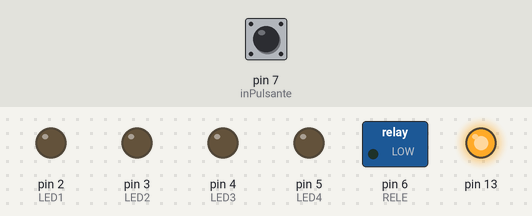
Simulated run of this sketch. Board: Arduino Uno, built with avr-gcc and run on an emulated ATmega328P. On the bench: switched loads named in the sketch (green lamp = pin HIGH), output pins drawn as LEDs (lit = HIGH). Inputs (shaded band) come from the test bench; at power-on: pin 7 (inPulsante) LOW.

Above: at 0.6 s.
At 1.1 s:
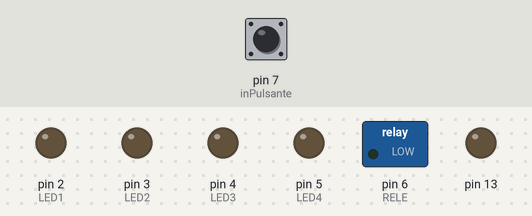
At 24.1 s:
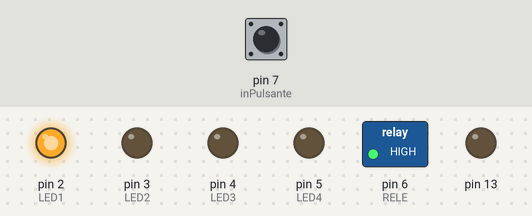
Timing chart, 0 to 25.6 s (numbered marks = the images above):
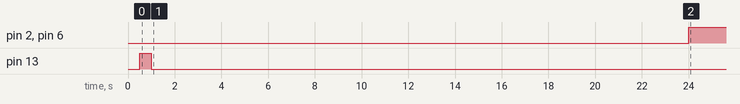

Measured:
- by itself, pin 2 (LED1), pin 6 (RELE): LOW → HIGH at 24.0 s

The sketch:

ad-timer_ventilatore.ino
```cpp
///* -*- Mode: C++; tab-width: 2; indent-tabs-mode: nil;  c-file-style: "k&r"; c-basic-offset: 0; -*-
/////////////////////////////
// timer per ventilatore a pale a soffitto
///////////////////////////

// Attraverso un pulsante e' possibile impostare il tempo
// di accensione di un ventilatore (per due/quattro/sei/otto ore). Il tempo
// impostato e lo stato di avanzamento del tempo
// e' visualizzato da 4 led

//bool DEBUG =true;
const int inPulsante = 7;
const int LED1 = 2;
const int LED2 = 3;
const int LED3 = 4;
const int LED4 = 5;
const int RELE = 6;
bool pStatoPrec = LOW;
unsigned long int contaPremuto = 0;
unsigned long int contaRilasciato = 0;
//
//  0===|=======|============|=====================|====......
//  |   |       |            |                    >|<- pausa tra parole
//  |   |       |           >|<----------------------- linea
//  |   |      >|<------------------------------------ punto
//  |  >|<-------------------------------------------- disturbo
// >|<------------------------------------------------ 0
//
int tempoDisturbo = 2; // quarti di decimi di secondo ("disturbo")
int tempoPunto = 10;   // quarti di decimi di secondo ("punto")
int tempoLinea = 40;   // quarti di decimi di secondo ("linea")
int tempoLungo = 160;  // quarti di decimi di secondo ("pausa tra parole")
int giaPassato;
int stepOraA = 7200;   //secondi in 2 ore
int stepOraB = 14400;  //secondi in 4 ore
int stepOraC = 21600;  //secondi in 6 ore
int stepOraD = 28800;  //secondi in 8 ore
int tempoAspegne=0;
bool conteggioAttivo = false;
int dutyCycle = 0;
unsigned long int Pa;
unsigned long int Pb;
int oreProgrammate;
int segno;
//================================
// setup
//================================
void setup() {
  pinMode(inPulsante,INPUT);
//
  pinMode(LED1,OUTPUT);
  digitalWrite(LED1,LOW);
//
  pinMode(LED2,OUTPUT);
  digitalWrite(LED2,LOW);
//
  pinMode(LED3,OUTPUT);
  digitalWrite(LED3,LOW);
//
  pinMode(LED4,OUTPUT);
  digitalWrite(LED4,LOW);
//
  pinMode(RELE,OUTPUT);
  digitalWrite(RELE,LOW);
// solo per test
// Serial.begin(115200);
//
// LAMPEGGIO DEL PIN 13
// poi lo spengo
//
  pinMode(13,OUTPUT);
  digitalWrite(13,LOW);
  delay(500);
  digitalWrite(13,HIGH);
  delay(500);
  digitalWrite(13,LOW);
}
//================================
// loop
//================================
void loop() {
  unsigned long int Qa;
  unsigned long int Qb;
  int DIFFa;
  int DIFFb;
  int Xa;
  int Xb;
//
  dutyCycle += 1;
  if (dutyCycle > 9){
    dutyCycle = 0;
  }
  if (dutyCycle > 0){
    Qa=millis();
    if (Qa >= Pa){
      DIFFa=Qa-Pa;
      Xa = DIFFa - 25;
      if (Xa >= 0){
        Pa = Qa;
//--------------------------------
// da qui passa ogni 0.025 Sec
// quarto di decimo di secondo
//--------------------------------
        if (digitalRead(inPulsante)){
          chkPremuto();
        } else {
          chkRilasciato();
        }
      }
    } else {
      Pa = Qa - Xa;
    }
  } else {
    Qb=millis();
    if (Qb >= Pb){
      DIFFb=Qb-Pb;
      Xb = DIFFb - 1000;
      if (Xb >= 0){
        Pb = Qb - Xb;
//--------------------------------
// da qui passa ogni secondo
//--------------------------------
        chkTempo();
        setLEDs();
      }
    } else {
      Pb = Qb;
    }
  }
}
void chkTempo(){
//================================
// se il conteggio e attivo
// imposta le ore programmate
// e lo stato del rele
// sulla base del tempoAlloSpegnimento
//================================
  if (conteggioAttivo){
    tempoAspegne -= 1;
    if (tempoAspegne == 0){
      oreProgrammate = 0;
      digitalWrite(RELE,LOW);
//--------------------------------
// spegne il conteggio del
// tempoAlloSpegnimento
//--------------------------------
      conteggioAttivo = false;
    } else {
      if (tempoAspegne > stepOraD){
// non dovrebbe mai verificarsi
        tempoAspegne = stepOraD - 1;
      } else {
        if (tempoAspegne > stepOraC){
          oreProgrammate = 4;
          digitalWrite(RELE,HIGH);
        } else {
          if (tempoAspegne > stepOraB){
            oreProgrammate = 3;
            digitalWrite(RELE,HIGH);
          } else {
            if (tempoAspegne > stepOraA){
              oreProgrammate = 2;
              digitalWrite(RELE,HIGH);
            } else {
              oreProgrammate = 1;
              digitalWrite(RELE,HIGH);
            }
          }
        }
      }
    }
  }
}
//================================
// impostazioni led in base alle
// ore programmate
//================================
void setLEDs(){
  if (oreProgrammate == 0){
    digitalWrite(LED1,LOW);
    digitalWrite(LED2,LOW);
    digitalWrite(LED3,LOW);
    digitalWrite(LED4,LOW);
  } else {
    if (oreProgrammate == 1){
      digitalWrite(LED1,HIGH);
      digitalWrite(LED2,LOW);
      digitalWrite(LED3,LOW);
      digitalWrite(LED4,LOW);
    } else {
      if (oreProgrammate == 2){
        digitalWrite(LED1,HIGH);
        digitalWrite(LED2,HIGH);
        digitalWrite(LED3,LOW);
        digitalWrite(LED4,LOW);
      } else {
        if (oreProgrammate == 3){
          digitalWrite(LED1,HIGH);
          digitalWrite(LED2,HIGH);
          digitalWrite(LED3,HIGH);
          digitalWrite(LED4,LOW);
        } else {
          digitalWrite(LED1,HIGH);
          digitalWrite(LED2,HIGH);
          digitalWrite(LED3,HIGH);
          digitalWrite(LED4,HIGH);
        }
      }
    }
  }
}
//================================
// pulsante rilasciato
//================================
void chkRilasciato(){
  if (pStatoPrec == HIGH){
    pStatoPrec = LOW;
    contaRilasciato =0;
  } else {
    contaRilasciato +=1;
    if (contaRilasciato > tempoLungo){
      if (giaPassato != 4){
        giaPassato = 4;
// funzione D
      }
    } else {
      if (contaRilasciato > tempoLinea){
        if (giaPassato != 3){
          giaPassato = 3;
// funzione C
//--------------------------------
// attiva il conteggio del
// tempoAlloSpegnimento
//--------------------------------
          if (oreProgrammate > 0){
            conteggioAttivo = true;
          }
        }
      } else {
        if (contaRilasciato > tempoPunto){
          if (giaPassato != 2){
            giaPassato = 2;
// funzione B
          }
        } else {
          if (contaRilasciato > tempoDisturbo){
            if (giaPassato != 1){
              giaPassato = 1;
// funzione A
              programmaLeOre();
              impostaTempo();
            }
          } else {
            if (giaPassato != 0){
              giaPassato = 0;
            }
          }
        }
      }
    }
  }
}
//================================
// pulsante premuto
//================================
void chkPremuto(){
  if (pStatoPrec == LOW){
    pStatoPrec = HIGH;
    contaPremuto =0;
  } else {
    contaPremuto +=1;
    if (contaPremuto > tempoLungo){
      if (segno != 4){
        segno = 4;
      }
    } else {
      if (contaPremuto > tempoLinea){
        if (segno != 3){
          segno = 3;
        }
      } else {
        if (contaPremuto > tempoPunto){
          if (segno != 2){
            segno = 2;
          }
        } else {
          if (contaPremuto > tempoDisturbo){
            if (segno != 1){
              segno = 1;
            }
          } else {
            if (segno != 0){
              segno = 0;
            }
          }
        }
      }
    }
  }
}
//================================
// programma le ore
//================================
void programmaLeOre(){
  if (segno == 1){
//--------------------------------
// tempo corto (punto)
//--------------------------------
    oreProgrammate += 1;
    if (oreProgrammate > 4){
      oreProgrammate = 0;
    }
  } else {
    if (segno > 1 ){
//--------------------------------
// tempi piu lunghi (linea o tempo lungo)
//--------------------------------
      if (oreProgrammate > 0){
        oreProgrammate = 0;  // spegne se acceso
      } else {
        oreProgrammate = 3; // accende se spento
      }
    }
  }
}
//================================
// impostazioni tempo
//================================
void impostaTempo(){
  switch (oreProgrammate){
  case 0:
    tempoAspegne = 1; // fine
    break;
  case 1:
    tempoAspegne = stepOraA;
    break;
  case 2:
    tempoAspegne = stepOraB;
    break;
  case 3:
    tempoAspegne = stepOraC;
    break;
  case 4:
    tempoAspegne = stepOraD;
    break;
  }
}
```
